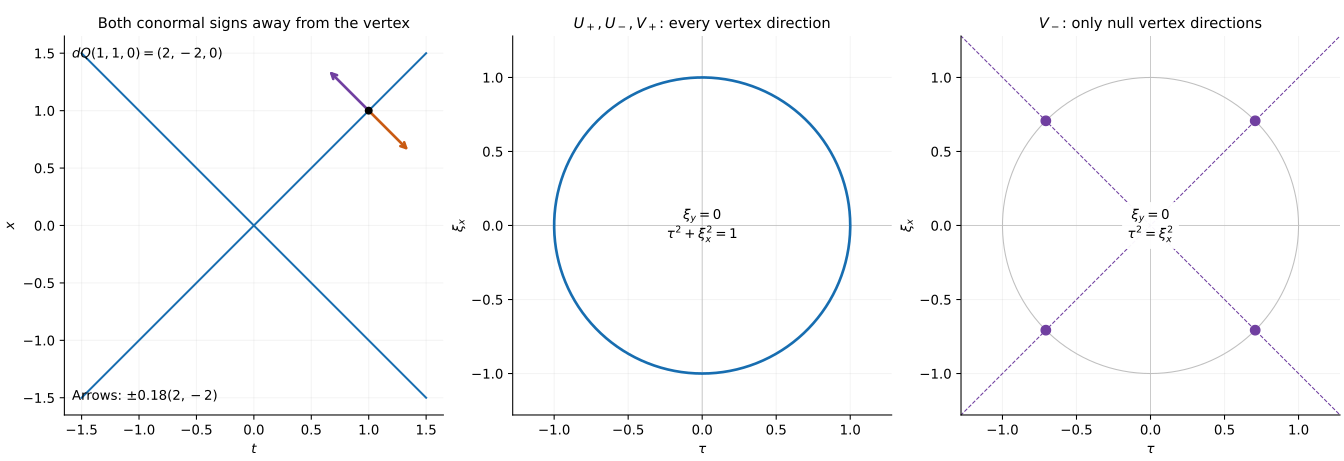

Python code for this plot:
"""Exact sections for Q(t,x,y)=t^2-x^2-y^2. Original figure: CC0."""
from pathlib import Path
import numpy as np
import matplotlib
matplotlib.use("Agg")
import matplotlib.pyplot as plt

root=Path(__file__).resolve().parent
fig,axes=plt.subplots(1,3,figsize=(14,4.8),layout="constrained")
blue="#176db0";orange="#c95a12";purple="#703fa0"
t=np.linspace(-1.5,1.5,601)
ax=axes[0]
ax.plot(t,t,color=blue,label=r"$Q=0,\ y=0$")
ax.plot(t,-t,color=blue)
point=np.array([1.,1.]);normal=np.array([2.,-2.])
ax.scatter(*point,color="black",s=25,zorder=4)
for sign,color in [(1,orange),(-1,purple)]:
    end=point+sign*.18*normal
    ax.annotate("",xy=end,xytext=point,arrowprops=dict(arrowstyle="->",color=color,lw=2))
ax.text(.02,.97,r"$dQ(1,1,0)=(2,-2,0)$",transform=ax.transAxes,va="top",fontsize=10)
ax.text(.02,.04,r"Arrows: $\pm0.18(2,-2)$",transform=ax.transAxes,fontsize=10)
ax.set_title("Both conormal signs away from the vertex",fontsize=11)
ax.set(xlabel=r"$t$",ylabel=r"$x$",xlim=(-1.65,1.65),ylim=(-1.65,1.65))
angles=np.linspace(0,2*np.pi,1201)
circle=np.column_stack([np.cos(angles),np.sin(angles)])
for ax in axes[1:]:
    ax.axhline(0,color=".75",lw=.6);ax.axvline(0,color=".75",lw=.6)
    ax.set(xlabel=r"$\tau$",ylabel=r"$\xi_x$",xlim=(-1.28,1.28),ylim=(-1.28,1.28))
axes[1].plot(circle[:,0],circle[:,1],color=blue,lw=2)
axes[1].set_title(r"$U_+,U_-,V_+$: every vertex direction",fontsize=11)
axes[1].text(.5,.5,r"$\xi_y=0$"+"\n"+r"$\tau^2+\xi_x^2=1$",ha="center",va="center",transform=axes[1].transAxes)
axes[2].plot(circle[:,0],circle[:,1],color=".75",lw=.8)
for sign in [1,-1]:axes[2].plot(t,sign*t,color=purple,ls="--",lw=.8)
for a in [-1,1]:
    for b in [-1,1]:axes[2].scatter(a/np.sqrt(2),b/np.sqrt(2),color=purple,s=50,zorder=4)
axes[2].set_title(r"$V_-$: only null vertex directions",fontsize=11)
axes[2].text(.5,.5,r"$\xi_y=0$"+"\n"+r"$\tau^2=\xi_x^2$",ha="center",va="center",transform=axes[2].transAxes,bbox=dict(facecolor="white",edgecolor="none",alpha=.95))
for ax in axes:
    ax.set_aspect("equal",adjustable="box")
    ax.grid(alpha=.13)
    ax.spines[["top","right"]].set_visible(False)
fig.savefig(root/"quadratic-vertex-directions.png",dpi=180)
fig.savefig(root/"quadratic-vertex-directions.svg")
svg=root/"quadratic-vertex-directions.svg"
svg.write_text('\n'.join(line.rstrip() for line in svg.read_text(encoding='utf-8').splitlines())+'\n',encoding='utf-8')
plt.close(fig)
